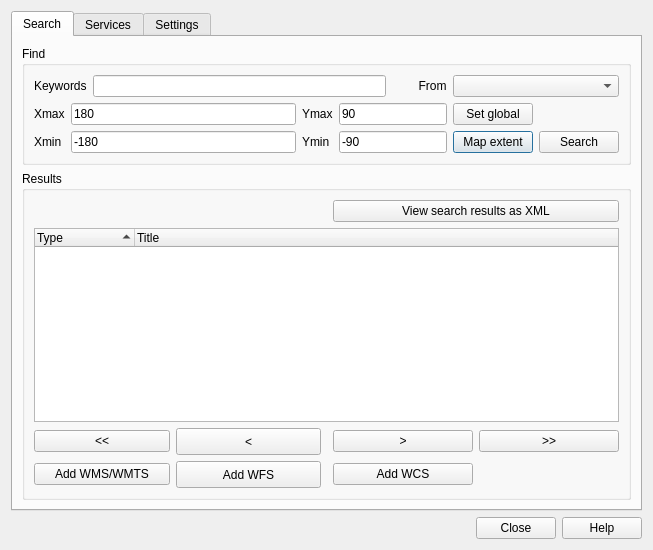
<?xml version="1.0" encoding="UTF-8"?>
<ui version="4.0">
 <class>MetaSearchDialog</class>
 <widget class="QDialog" name="MetaSearchDialog">
  <property name="geometry">
   <rect>
    <x>0</x>
    <y>0</y>
    <width>653</width>
    <height>550</height>
   </rect>
  </property>
  <property name="windowTitle">
   <string>MetaSearch</string>
  </property>
  <layout class="QVBoxLayout" name="verticalLayout">
   <item>
    <widget class="QTabWidget" name="tabWidget">
     <property name="currentIndex">
      <number>0</number>
     </property>
     <widget class="QWidget" name="tabSearch">
      <attribute name="title">
       <string>Search</string>
      </attribute>
      <layout class="QVBoxLayout" name="verticalLayout_2">
       <item>
        <widget class="QGroupBox" name="groupBox">
         <property name="sizePolicy">
          <sizepolicy hsizetype="Expanding" vsizetype="Fixed">
           <horstretch>0</horstretch>
           <verstretch>0</verstretch>
          </sizepolicy>
         </property>
         <property name="title">
          <string>Find</string>
         </property>
         <layout class="QGridLayout" name="gridLayout_3">
          <item row="0" column="1">
           <widget class="QLineEdit" name="leKeywords">
            <property name="sizePolicy">
             <sizepolicy hsizetype="Expanding" vsizetype="Fixed">
              <horstretch>0</horstretch>
              <verstretch>0</verstretch>
             </sizepolicy>
            </property>
           </widget>
          </item>
          <item row="0" column="0">
           <widget class="QLabel" name="label_3">
            <property name="text">
             <string>Keywords</string>
            </property>
           </widget>
          </item>
          <item row="2" column="3" colspan="2">
           <widget class="QPushButton" name="btnCanvasBbox">
            <property name="text">
             <string>Map extent</string>
            </property>
           </widget>
          </item>
          <item row="2" column="5">
           <widget class="QPushButton" name="btnSearch">
            <property name="text">
             <string>Search</string>
            </property>
           </widget>
          </item>
          <item row="1" column="3" colspan="2">
           <widget class="QPushButton" name="btnGlobalBbox">
            <property name="text">
             <string>Set global</string>
            </property>
           </widget>
          </item>
          <item row="0" column="3" colspan="3">
           <widget class="QComboBox" name="cmbConnectionsSearch">
            <property name="sizePolicy">
             <sizepolicy hsizetype="Expanding" vsizetype="Fixed">
              <horstretch>0</horstretch>
              <verstretch>0</verstretch>
             </sizepolicy>
            </property>
           </widget>
          </item>
          <item row="1" column="0" rowspan="2" colspan="3">
           <layout class="QGridLayout" name="gridLayout_2">
            <item row="0" column="0">
             <widget class="QLabel" name="label_4">
              <property name="text">
               <string>Xmax</string>
              </property>
             </widget>
            </item>
            <item row="0" column="1">
             <widget class="QLineEdit" name="leEast">
              <property name="enabled">
               <bool>true</bool>
              </property>
              <property name="minimumSize">
               <size>
                <width>85</width>
                <height>0</height>
               </size>
              </property>
              <property name="text">
               <string>180</string>
              </property>
             </widget>
            </item>
            <item row="0" column="2">
             <widget class="QLabel" name="label_7">
              <property name="text">
               <string>Ymax</string>
              </property>
             </widget>
            </item>
            <item row="0" column="3" colspan="2">
             <widget class="QLineEdit" name="leNorth">
              <property name="minimumSize">
               <size>
                <width>85</width>
                <height>0</height>
               </size>
              </property>
              <property name="text">
               <string>90</string>
              </property>
             </widget>
            </item>
            <item row="1" column="0">
             <widget class="QLabel" name="label_6">
              <property name="text">
               <string>Xmin</string>
              </property>
             </widget>
            </item>
            <item row="1" column="1">
             <widget class="QLineEdit" name="leWest">
              <property name="minimumSize">
               <size>
                <width>85</width>
                <height>0</height>
               </size>
              </property>
              <property name="text">
               <string>-180</string>
              </property>
             </widget>
            </item>
            <item row="1" column="2">
             <widget class="QLabel" name="label_8">
              <property name="text">
               <string>Ymin</string>
              </property>
             </widget>
            </item>
            <item row="1" column="3" colspan="2">
             <widget class="QLineEdit" name="leSouth">
              <property name="minimumSize">
               <size>
                <width>85</width>
                <height>0</height>
               </size>
              </property>
              <property name="text">
               <string>-90</string>
              </property>
             </widget>
            </item>
           </layout>
          </item>
          <item row="0" column="2">
           <widget class="QLabel" name="label">
            <property name="text">
             <string>        From</string>
            </property>
           </widget>
          </item>
         </layout>
        </widget>
       </item>
       <item>
        <widget class="QGroupBox" name="groupBox_2">
         <property name="sizePolicy">
          <sizepolicy hsizetype="Preferred" vsizetype="Expanding">
           <horstretch>0</horstretch>
           <verstretch>0</verstretch>
          </sizepolicy>
         </property>
         <property name="title">
          <string>Results</string>
         </property>
         <layout class="QGridLayout" name="gridLayout_5">
          <item row="0" column="0" colspan="3">
           <widget class="QLabel" name="lblResults">
            <property name="text">
             <string/>
            </property>
           </widget>
          </item>
          <item row="1" column="0" colspan="5">
           <widget class="QTreeWidget" name="treeRecords">
            <property name="toolTip">
             <string>Double click to see full record information</string>
            </property>
            <property name="editTriggers">
             <set>QAbstractItemView::NoEditTriggers</set>
            </property>
            <property name="alternatingRowColors">
             <bool>true</bool>
            </property>
            <property name="rootIsDecorated">
             <bool>false</bool>
            </property>
            <property name="itemsExpandable">
             <bool>false</bool>
            </property>
            <property name="sortingEnabled">
             <bool>true</bool>
            </property>
            <property name="allColumnsShowFocus">
             <bool>true</bool>
            </property>
            <attribute name="headerStretchLastSection">
             <bool>true</bool>
            </attribute>
            <column>
             <property name="text">
              <string>Type</string>
             </property>
            </column>
            <column>
             <property name="text">
              <string>Title</string>
             </property>
            </column>
           </widget>
          </item>
          <item row="2" column="1">
           <widget class="QPushButton" name="btnPrev">
            <property name="minimumSize">
             <size>
              <width>145</width>
              <height>27</height>
             </size>
            </property>
            <property name="text">
             <string>&lt;</string>
            </property>
           </widget>
          </item>
          <item row="0" column="3" colspan="2">
           <widget class="QPushButton" name="btnShowXml">
            <property name="text">
             <string>View search results as XML</string>
            </property>
           </widget>
          </item>
          <item row="2" column="0">
           <widget class="QPushButton" name="btnFirst">
            <property name="text">
             <string>&lt;&lt;</string>
            </property>
           </widget>
          </item>
          <item row="4" column="0">
           <widget class="QPushButton" name="btnAddToWms">
            <property name="sizePolicy">
             <sizepolicy hsizetype="Expanding" vsizetype="Fixed">
              <horstretch>0</horstretch>
              <verstretch>0</verstretch>
             </sizepolicy>
            </property>
            <property name="text">
             <string>Add WMS/WMTS</string>
            </property>
           </widget>
          </item>
          <item row="4" column="1">
           <widget class="QPushButton" name="btnAddToWfs">
            <property name="sizePolicy">
             <sizepolicy hsizetype="Expanding" vsizetype="Fixed">
              <horstretch>0</horstretch>
              <verstretch>0</verstretch>
             </sizepolicy>
            </property>
            <property name="minimumSize">
             <size>
              <width>145</width>
              <height>27</height>
             </size>
            </property>
            <property name="text">
             <string>Add WFS</string>
            </property>
           </widget>
          </item>
          <item row="2" column="4">
           <widget class="QPushButton" name="btnLast">
            <property name="minimumSize">
             <size>
              <width>140</width>
              <height>0</height>
             </size>
            </property>
            <property name="text">
             <string>&gt;&gt;</string>
            </property>
           </widget>
          </item>
          <item row="4" column="3">
           <widget class="QPushButton" name="btnAddToWcs">
            <property name="sizePolicy">
             <sizepolicy hsizetype="Expanding" vsizetype="Fixed">
              <horstretch>0</horstretch>
              <verstretch>0</verstretch>
             </sizepolicy>
            </property>
            <property name="text">
             <string>Add WCS</string>
            </property>
           </widget>
          </item>
          <item row="2" column="3">
           <widget class="QPushButton" name="btnNext">
            <property name="minimumSize">
             <size>
              <width>140</width>
              <height>0</height>
             </size>
            </property>
            <property name="text">
             <string>&gt;</string>
            </property>
           </widget>
          </item>
         </layout>
         <zorder>treeRecords</zorder>
         <zorder>lblResults</zorder>
         <zorder>btnPrev</zorder>
         <zorder>btnFirst</zorder>
         <zorder>btnShowXml</zorder>
         <zorder>btnAddToWms</zorder>
         <zorder>btnAddToWfs</zorder>
         <zorder>btnLast</zorder>
         <zorder>btnAddToWcs</zorder>
         <zorder>btnNext</zorder>
        </widget>
       </item>
      </layout>
     </widget>
     <widget class="QWidget" name="tabServers">
      <attribute name="title">
       <string>Services</string>
      </attribute>
      <layout class="QGridLayout" name="gridLayout">
       <item row="0" column="0" colspan="5">
        <widget class="QComboBox" name="cmbConnectionsServices"/>
       </item>
       <item row="1" column="0">
        <widget class="QPushButton" name="btnServerInfo">
         <property name="text">
          <string>Service info</string>
         </property>
        </widget>
       </item>
       <item row="1" column="1" colspan="2">
        <widget class="QPushButton" name="btnCapabilities">
         <property name="text">
          <string>GetCapabilities response</string>
         </property>
        </widget>
       </item>
       <item row="2" column="0">
        <widget class="QPushButton" name="btnNew">
         <property name="text">
          <string>New</string>
         </property>
        </widget>
       </item>
       <item row="2" column="1">
        <widget class="QPushButton" name="btnEdit">
         <property name="text">
          <string>Edit</string>
         </property>
        </widget>
       </item>
       <item row="2" column="2">
        <widget class="QPushButton" name="btnDelete">
         <property name="text">
          <string>Delete</string>
         </property>
        </widget>
       </item>
       <item row="2" column="4">
        <widget class="QPushButton" name="btnSave">
         <property name="text">
          <string>Save</string>
         </property>
        </widget>
       </item>
       <item row="3" column="0" colspan="5">
        <widget class="QTextBrowser" name="textMetadata">
         <property name="openExternalLinks">
          <bool>true</bool>
         </property>
        </widget>
       </item>
       <item row="1" column="3" colspan="2">
        <widget class="QPushButton" name="btnAddDefault">
         <property name="text">
          <string>Add default services</string>
         </property>
        </widget>
       </item>
       <item row="2" column="3">
        <widget class="QPushButton" name="btnLoad">
         <property name="text">
          <string>Load</string>
         </property>
        </widget>
       </item>
      </layout>
     </widget>
     <widget class="QWidget" name="tabSettings">
      <attribute name="title">
       <string>Settings</string>
      </attribute>
      <widget class="QGroupBox" name="saveStrategyGroup">
       <property name="geometry">
        <rect>
         <x>10</x>
         <y>10</y>
         <width>571</width>
         <height>131</height>
        </rect>
       </property>
       <property name="title">
        <string>Connection naming</string>
       </property>
       <layout class="QVBoxLayout" name="verticalLayout_3">
        <item>
         <widget class="QLabel" name="lblSaveStrategy">
          <property name="text">
           <string>When saving the connection of an OWS service</string>
          </property>
         </widget>
        </item>
        <item>
         <widget class="QRadioButton" name="radioTitleAsk">
          <property name="text">
           <string>Use the OWS Service Title and ask before overwriting</string>
          </property>
          <property name="checked">
           <bool>true</bool>
          </property>
         </widget>
        </item>
        <item>
         <widget class="QRadioButton" name="radioTitleNoAsk">
          <property name="text">
           <string>Use the OWS Service Title and always overwrite if already available</string>
          </property>
         </widget>
        </item>
        <item>
         <widget class="QRadioButton" name="radioTempName">
          <property name="text">
           <string>Use a temporary name, which you can change later</string>
          </property>
         </widget>
        </item>
        <item>
         <spacer name="verticalSpacer">
          <property name="orientation">
           <enum>Qt::Vertical</enum>
          </property>
          <property name="sizeHint" stdset="0">
           <size>
            <width>20</width>
            <height>40</height>
           </size>
          </property>
         </spacer>
        </item>
       </layout>
      </widget>
      <widget class="QGroupBox" name="groupBox_3">
       <property name="geometry">
        <rect>
         <x>10</x>
         <y>150</y>
         <width>571</width>
         <height>71</height>
        </rect>
       </property>
       <property name="title">
        <string>Results paging</string>
       </property>
       <widget class="QLabel" name="label_5">
        <property name="geometry">
         <rect>
          <x>10</x>
          <y>30</y>
          <width>41</width>
          <height>26</height>
         </rect>
        </property>
        <property name="text">
         <string>Show</string>
        </property>
       </widget>
       <widget class="QSpinBox" name="spnRecords">
        <property name="geometry">
         <rect>
          <x>60</x>
          <y>30</y>
          <width>104</width>
          <height>26</height>
         </rect>
        </property>
       </widget>
       <widget class="QLabel" name="label_2">
        <property name="geometry">
         <rect>
          <x>170</x>
          <y>30</y>
          <width>229</width>
          <height>26</height>
         </rect>
        </property>
        <property name="text">
         <string>results at a time</string>
        </property>
        <property name="alignment">
         <set>Qt::AlignLeading|Qt::AlignLeft|Qt::AlignVCenter</set>
        </property>
       </widget>
      </widget>
     </widget>
    </widget>
   </item>
   <item>
    <widget class="QDialogButtonBox" name="buttonBox">
     <property name="orientation">
      <enum>Qt::Horizontal</enum>
     </property>
     <property name="standardButtons">
      <set>QDialogButtonBox::Close|QDialogButtonBox::Help</set>
     </property>
    </widget>
   </item>
  </layout>
 </widget>
 <resources/>
 <connections>
  <connection>
   <sender>buttonBox</sender>
   <signal>accepted()</signal>
   <receiver>MetaSearchDialog</receiver>
   <slot>accept()</slot>
   <hints>
    <hint type="sourcelabel">
     <x>248</x>
     <y>254</y>
    </hint>
    <hint type="destinationlabel">
     <x>157</x>
     <y>274</y>
    </hint>
   </hints>
  </connection>
  <connection>
   <sender>buttonBox</sender>
   <signal>rejected()</signal>
   <receiver>MetaSearchDialog</receiver>
   <slot>reject()</slot>
   <hints>
    <hint type="sourcelabel">
     <x>316</x>
     <y>260</y>
    </hint>
    <hint type="destinationlabel">
     <x>286</x>
     <y>274</y>
    </hint>
   </hints>
  </connection>
 </connections>
</ui>
